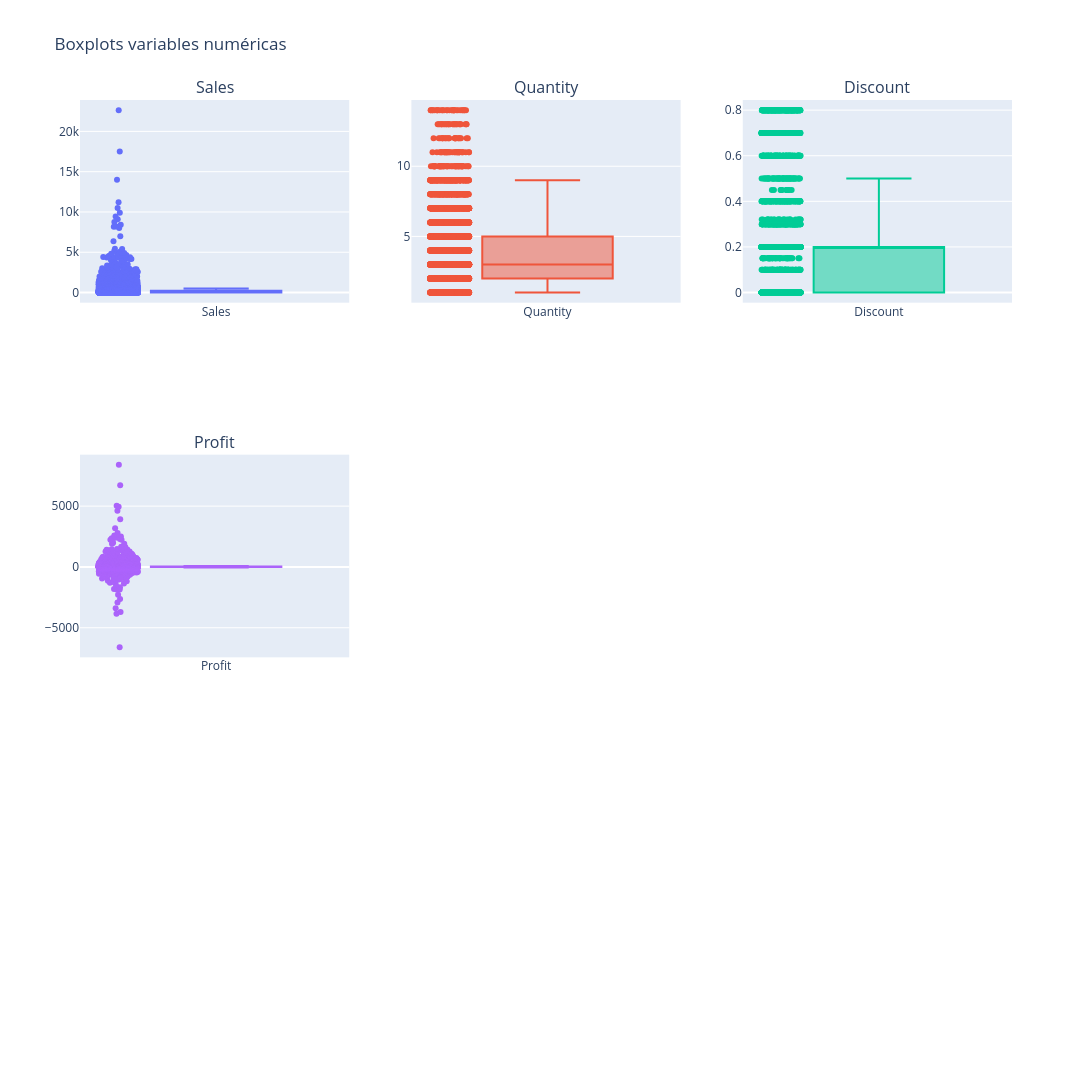

Here is the notebook cell this chart was saved with:
### Markdown cell above
### Outliers 
- Con grafica de bigotes:
- percentil 25 (1er cuartil), que es el valor para el cual el 25% de los datos se encuentra por debajo de dicho valor
- percentil 50 (2do cuartil o mediana), que valor que parte el set de datos en 2 mitades (50% por encima de este valor, 50% por debajo de este valor)
- Percentil 75 (3er cuartil), que es el valor para el cual el 75% de los datos se encuentra por debajo de dicho valor

### Code cell
fig = make_subplots(
    rows=n_rows,
    cols=n_cols,
    subplot_titles=numeric_cols
)

for i, col in enumerate(numeric_cols):

    row = i // n_cols + 1
    col_pos = i % n_cols + 1

    fig.add_trace(
        go.Box(
            y=data[col],
            boxpoints="all",
            name=col
        ),
        row=row,
        col=col_pos
    )

fig.update_layout(
    height=600*n_rows,
    width=1200,
    showlegend=False,
    title="Boxplots variables numéricas"
)

fig.show()

### Figure 1 — Plotly figure (JSON) as saved in the notebook; plotly's stock layout.template omitted (floating-point values rounded to 4 significant figures; data arrays with more than 128 entries replaced by an {"elided": "..."} marker saying what was removed)
{"data": [{"boxpoints": "all", "name": "Sales", "type": "box", "xaxis": "x", "y": {"elided": "9994 float values"}, "yaxis": "y"}, {"boxpoints": "all", "name": "Quantity", "type": "box", "xaxis": "x2", "y": {"elided": "9994 int values"}, "yaxis": "y2"}, {"boxpoints": "all", "name": "Discount", "type": "box", "xaxis": "x3", "y": {"elided": "9994 float values"}, "yaxis": "y3"}, {"boxpoints": "all", "name": "Profit", "type": "box", "xaxis": "x4", "y": {"elided": "9994 float values"}, "yaxis": "y4"}], "layout": {"annotations": [{"font": {"size": 16}, "showarrow": false, "text": "Sales", "x": 0.1444, "xanchor": "center", "xref": "paper", "y": 1, "yanchor": "bottom", "yref": "paper"}, {"font": {"size": 16}, "showarrow": false, "text": "Quantity", "x": 0.5, "xanchor": "center", "xref": "paper", "y": 1, "yanchor": "bottom", "yref": "paper"}, {"font": {"size": 16}, "showarrow": false, "text": "Discount", "x": 0.8556, "xanchor": "center", "xref": "paper", "y": 1, "yanchor": "bottom", "yref": "paper"}, {"font": {"size": 16}, "showarrow": false, "text": "Profit", "x": 0.1444, "xanchor": "center", "xref": "paper", "y": 0.6111, "yanchor": "bottom", "yref": "paper"}], "height": 1800, "showlegend": false, "title": {"text": "Boxplots variables numéricas"}, "width": 1200, "xaxis": {"anchor": "y", "domain": [0, 0.2889]}, "xaxis2": {"anchor": "y2", "domain": [0.3556, 0.6444]}, "xaxis3": {"anchor": "y3", "domain": [0.7111, 1]}, "xaxis4": {"anchor": "y4", "domain": [0, 0.2889]}, "xaxis5": {"anchor": "y5", "domain": [0.3556, 0.6444]}, "xaxis6": {"anchor": "y6", "domain": [0.7111, 1]}, "xaxis7": {"anchor": "y7", "domain": [0, 0.2889]}, "xaxis8": {"anchor": "y8", "domain": [0.3556, 0.6444]}, "xaxis9": {"anchor": "y9", "domain": [0.7111, 1]}, "yaxis": {"anchor": "x", "domain": [0.7778, 1]}, "yaxis2": {"anchor": "x2", "domain": [0.7778, 1]}, "yaxis3": {"anchor": "x3", "domain": [0.7778, 1]}, "yaxis4": {"anchor": "x4", "domain": [0.3889, 0.6111]}, "yaxis5": {"anchor": "x5", "domain": [0.3889, 0.6111]}, "yaxis6": {"anchor": "x6", "domain": [0.3889, 0.6111]}, "yaxis7": {"anchor": "x7", "domain": [0, 0.2222]}, "yaxis8": {"anchor": "x8", "domain": [0, 0.2222]}, "yaxis9": {"anchor": "x9", "domain": [0, 0.2222]}}}
